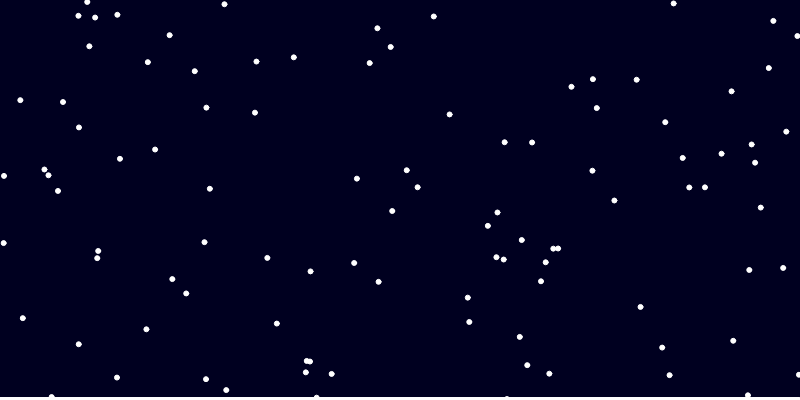
Frame 1 (no input)
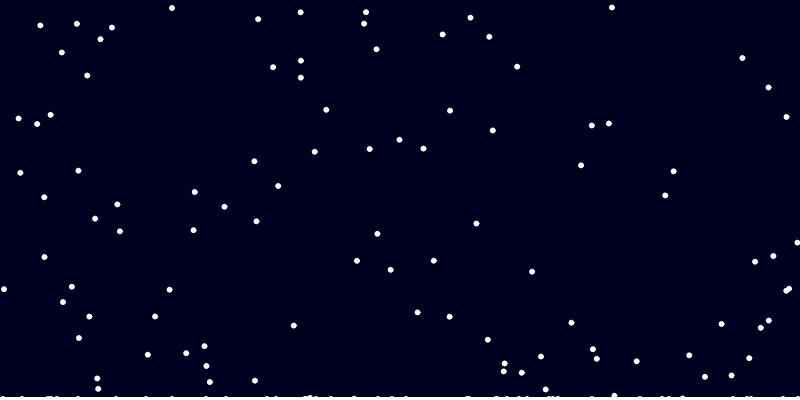
Frame 60 (no input)
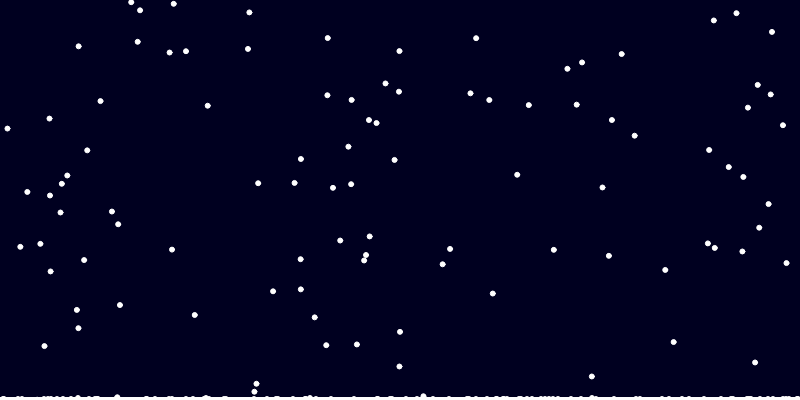
Frame 120 (the mouse pressed at the canvas centre since frame 60)

The p5.js sketch that drew these frames (run headless with seeded random() and noise() and a simulated clock; from frame 60 on, the mouse is pressed at the canvas centre):

// p5.js sketch
// ── sketch.js
const snowflakes = [];  // Array che conterrà gli oggetti rappresentanti i fiocchi di neve
const ground = [];  // Array che rappresenta il terreno

const minSpeed = 1;  // Velocità minima di caduta dei fiocchi di neve
const maxSpeed = 5;  // Velocità massima di caduta dei fiocchi di neve

function setup() {
  createCanvas(800, 400);  // Creazione del canvas con dimensioni pari a quelle della finestra
  noSmooth();  // Disabilita l'antialiasing
  stroke(255);  // Imposta il colore dei contorni a bianco
  fill(255);  // Imposta il colore di riempimento a bianco

  // Genera 100 fiocchi di neve posizionati casualmente nello schermo con velocità casuali
  for (let i = 0; i < 100; i++) {
    snowflakes.push(createVector(
      random(width), random(height),
      random(minSpeed, maxSpeed)
    ));
  }

  // Inizializza l'array ground con un valore pari all'altezza del canvas per ogni pixel
  for (let x = 0; x < width; x++) {
    ground[x] = height;
  }
}

function draw() {
  background(0, 0, 32);  // Sfondo blu scuro

  // Per ogni fiocco di neve nell'array snowflakes
  for (const snowflake of snowflakes) {
    snowflake.y += snowflake.z;  // Aggiorna la posizione verticale del fiocco di neve in base alla sua velocità

    ellipse(snowflake.x, snowflake.y, 5, 5);  // Disegna un cerchio rappresentante il fiocco di neve

    // Se il fiocco di neve raggiunge o supera il terreno in corrispondenza della sua posizione orizzontale
    if (snowflake.y >= ground[floor(snowflake.x)]) {
      ground[floor(snowflake.x)]--;  // Riduci l'altezza del terreno in quella posizione
      
      snowflake.x = random(width);  // Reimposta la posizione orizzontale del fiocco di neve a una posizione casuale
      snowflake.y = 0;  // Reimposta la posizione verticale del fiocco di neve in cima allo schermo
    }
  }

  // Disegna una serie di colonne verticali rappresentanti il terreno
  for (let x = 0; x < width; x++) {
    //ellipse(x, ground[x], 5, height - ground[x]);
    ellipse(x, ground[x], 5, 5);
  }
}

function mousePressed() {
  // Aggiungi un nuovo fiocco di neve nella posizione del mouse con velocità casuale
  snowflakes.push(createVector(mouseX, mouseY, random(minSpeed, maxSpeed)));
}

function mouseDragged() {
  // Aggiungi un nuovo fiocco di neve nella posizione del mouse con velocità casuale durante il trascinamento del mouse
  snowflakes.push(createVector(mouseX, mouseY, random(minSpeed, maxSpeed)));
}
